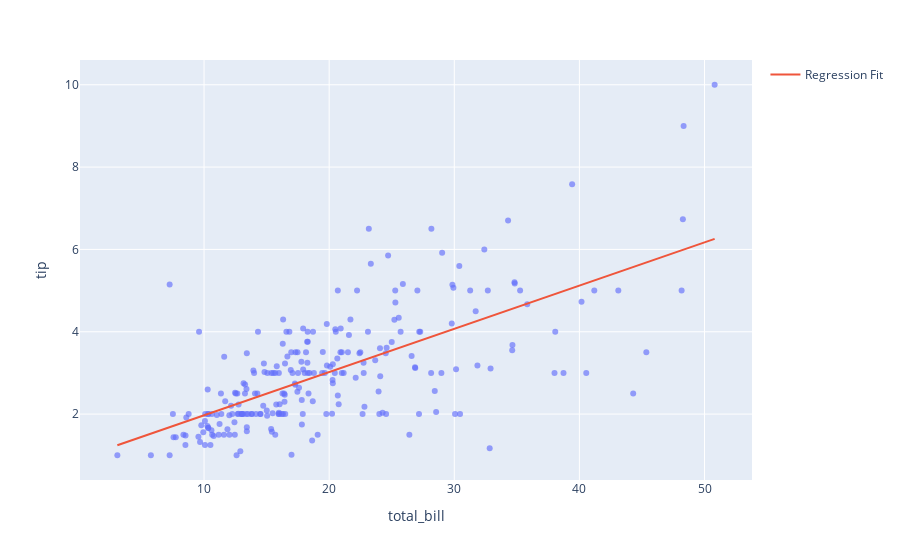

The cell this chart's notebook holds for it:
### Code cell
import plotly.graph_objects as go
plt = px.scatter(df, x='total_bill', y='tip', opacity=0.65)
plt.add_traces(go.Scatter(x=x_range, y=y_range, name='Regression Fit'))
plt.show()
